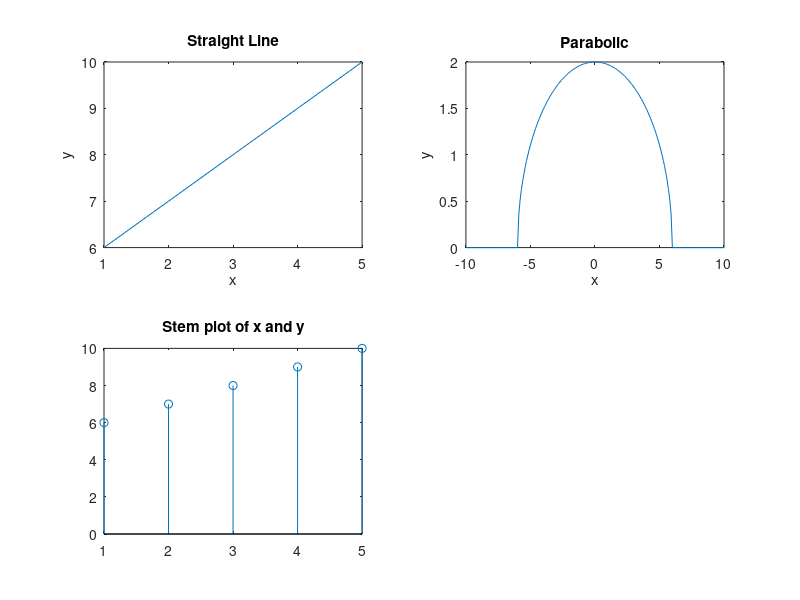

Write MATLAB code to recreate this figure.
# Lab 1
# To study important commands of MATLAB software

# clc - used to exit command cli
# close - used to close command figure

x = [1, 2, 3, 4, 5]
y = [6, 7, 8, 9, 10]
subplot(2, 2, 1)
plot(x, y)
xlabel('x')
ylabel('y')
title('Straight Line')

# x^2 + 9y^2 = 36 (parabolic equation)
x1 = -10:0.1:10
y1 = sqrt((36 - x1.^2) / 9)
subplot(2, 2, 2)
plot(x1, y1)
xlabel('x')
ylabel('y')
title('Parabolic')

subplot(2, 2, 3)
stem(x, y)
title('Stem plot of x and y')

